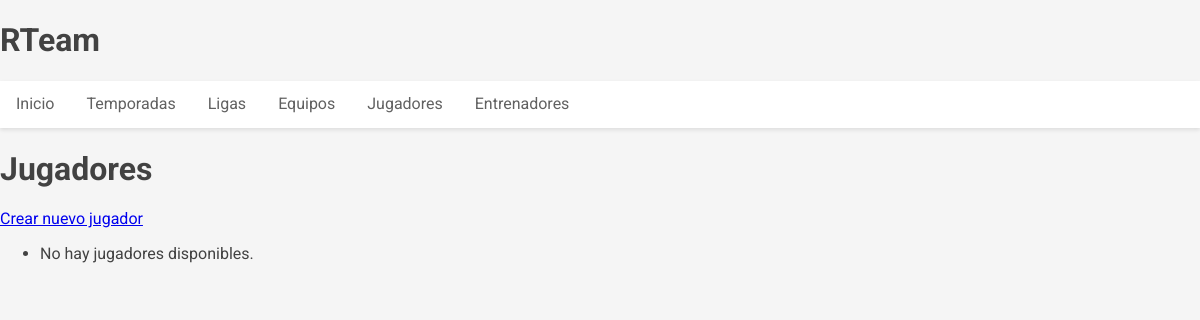
Before: /jugadores/ with the older database file.
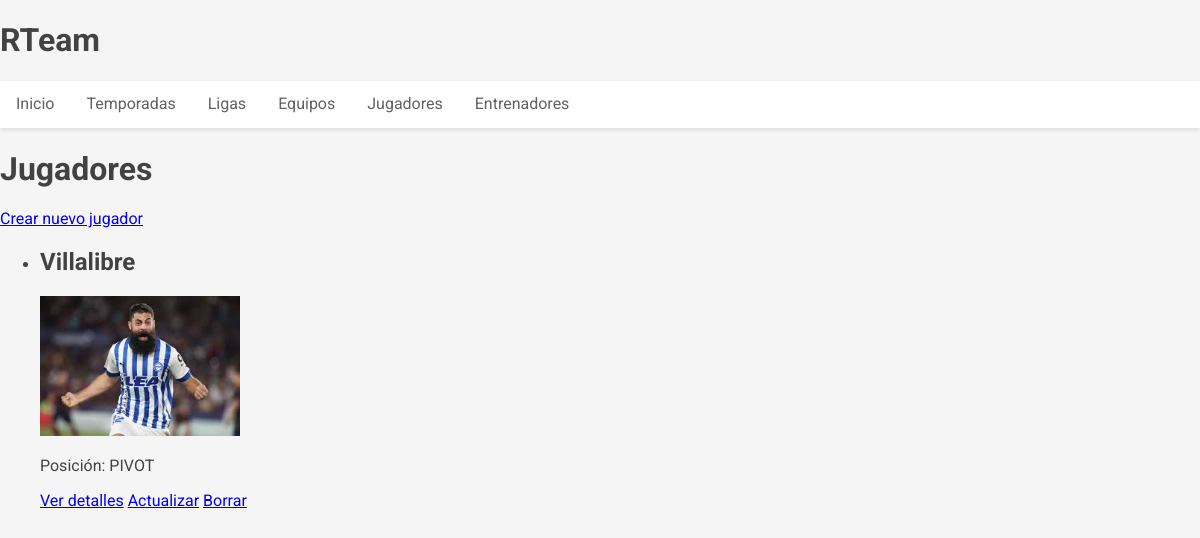
After: the same page with the newer database file.
### RTeam_app/models.py (models this page shows, shortened)
class Jugador(models.Model):
    nombre = models.CharField(max_length=100)
    foto = models.ImageField(upload_to='jugadores/', null=True, blank=True)
    POSICIONES = [
        ('PORTERO', 'Portero'),
        ('CIERRE', 'Cierre'),
        ('ALA', 'Ala'),
        ('PIVOT', 'Pívot'),
    ]
    posicion = models.CharField(max_length=10, choices=POSICIONES)
    fecha_creacion = models.DateTimeField(auto_now_add=True)
    fecha_actualizacion = models.DateTimeField(auto_now=True)
    class Meta:
        verbose_name_plural = "Jugadores"

### RTeam_app/views.py (the view)
# urls.py: path('jugadores/', views.JugadorListView.as_view(), name='jugador_list'),
class JugadorListView(ListView):
    model = Jugador
    template_name = 'jugadores/jugador_list.html'
    context_object_name = 'jugadores'

### templates/jugadores/jugador_list.html
{% extends 'base.html' %}
{% block contenido %}
    <h1>Jugadores</h1>
    <a href="{% url 'jugador_create' %}">Crear nuevo jugador</a>
    <ul>
        {% for jugador in jugadores %}
            <li>
                <h2>{{ jugador.nombre }}</h2>
                {% if jugador.foto %}
                    <img src="{{ jugador.foto.url }}" alt="Foto de {{ jugador.nombre }}"
                         style="max-width: 200px; max-height: 200px;">
                {% else %}
                    <p>No hay foto disponible</p>
                {% endif %}
                <p>Posición: {{ jugador.posicion }}</p>
                <a href="{% url 'jugador_detail' jugador.id %}">Ver detalles</a>
                <a href="{% url 'jugador_update' jugador.id %}">Actualizar</a>
                <a href="{% url 'jugador_delete' jugador.id %}">Borrar</a>
            </li>
        {% empty %}
            <li>No hay jugadores disponibles.</li>
        {% endfor %}
    </ul>
{% endblock %}

Changed rows visible on the page:
added Jugador: nombre "Villalibre", foto (picture), posicion "PIVOT"
Other visible differences:
text no longer shown: "No hay jugadores disponibles."
